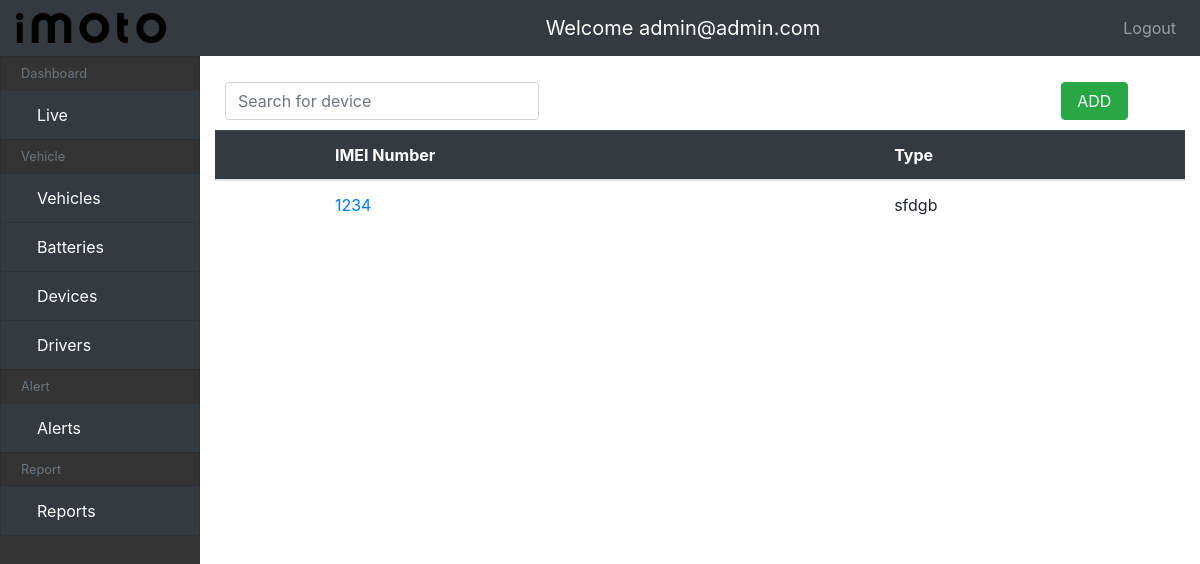
Before: /vehicles/device/ (signed in) with the older database file.
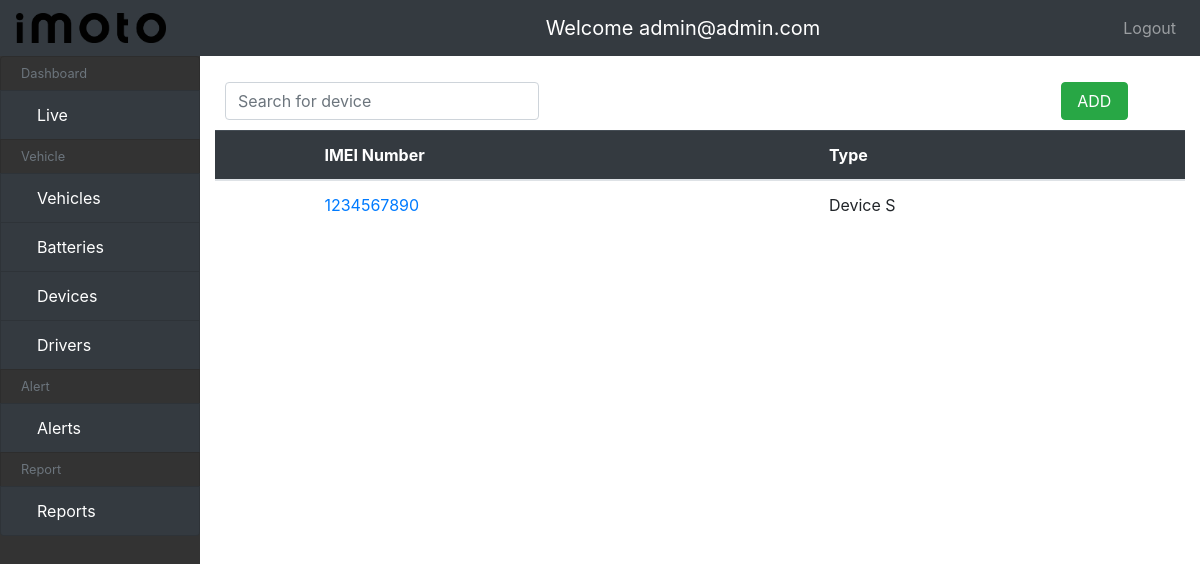
After: the same page with the newer database file.
### Vehicle/models.py (models this page shows, shortened)
class Device(models.Model):
    imei_number = models.CharField(
        verbose_name="IMEI Number",
        max_length=100
    )
    device_type = models.CharField(
        verbose_name="device type",
        max_length=100
    )
    onboarding_date = models.DateTimeField(
        default=timezone.now,
        verbose_name="onboarding date"
    )

### Vehicle/views.py (the view)
# urls.py: path('device/', DeviceListView.as_view(), name='device-list'),
class DeviceListView(LoginRequiredMixin, ListView):
    model = Device
    template_name = "device/device_list.html"
    context_object_name = "devices"
    def get_context_data(self, **kwargs):
        context = super().get_context_data(**kwargs)
        devices_filter = DeviceFilter(
            self.request.GET
        )
        devices = devices_filter.qs
        context.update({
            "devices": devices,
            "devices_filter": devices_filter
        })
        return context

### templates/device/device_list.html
{% extends "main.html" %}
{% load static %}
{% block content %}
<div class="input-group" style="width:100%; padding:10px;">
  <form action="{% url 'device-list'  %}" style="width:33%; flex:none float:left;" method="GET">
      <input type="text" name="search" class="form-control rounded"  placeholder="Search for device" value="{{ batteries_filter.form.search.value|default:'' }}">
</form>
  <div class="" style="width:55%; flex:none float:left;"></div>
  <div  class="btn btn-success" style="width:7%; flex:none float:left; ">
    <a href="{% url 'device-create' %}" style="color:white">ADD</a>
  </div>
</div>
<table class="table">
  <thead class="table-dark">
    <tr>
      <th scope="col"></th>
      <th scope="col">IMEI Number</th>
      <th scope="col">Type</th>
    </tr>
  </thead>
  <tbody>
    {% if devices %}
    {% for device in devices %}
    <tr>
      <th scope="row"></th>
      <td><a href="{% url 'device-update' device.id %}">{{device.imei_number}}</a></td>
      <td>{{device.device_type}}</td>
    </tr>
    {% endfor %}
    {% else %}
    <tr class="no-data">
    <td colspan="14">No Record !!</td>
    </tr>
    {% endif %}
  </tbody>
</table>
{% endblock %}

Changed rows visible on the page:
removed Device: imei_number "1234", device_type "sfdgb"
added Device: imei_number "1234567890", device_type "Device S"
